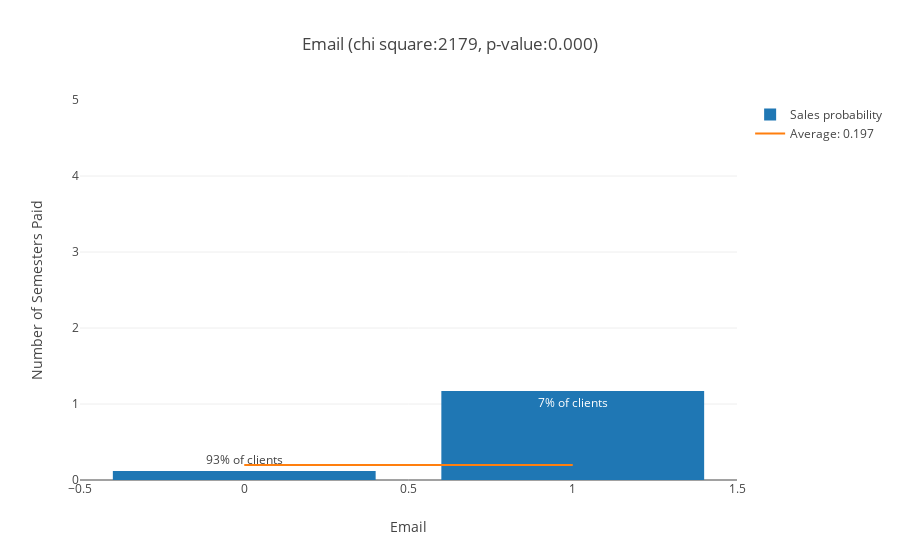

The cell this chart's notebook holds for it:
### Markdown cell above
### Email ###

It indicates whether the client's email is available: 1 (yes), 0 (otherwise)

### Code cell
chi, pval, fig = analyze_feature('Email', db1)
scores['Email'] = (chi, pval)
iplot(fig)

### Figure 1 — Plotly figure (JSON) as saved in the notebook; plotly's stock layout.template omitted (floating-point values rounded to 4 significant figures)
{"data": [{"error_y": {"array": [0.6762, 1.771], "type": "data", "visible": false}, "name": "Sales probability", "text": ["93% of clients", "7% of clients"], "type": "bar", "x": [0, 1], "y": [0.1191, 1.171]}, {"mode": "lines", "name": "Average: 0.197", "type": "scatter", "x": [0, 1], "y": [0.1974, 0.1974]}], "layout": {"barmode": "group", "title": "Email (chi square:2179, p-value:0.000)", "xaxis": {"title": "Email"}, "yaxis": {"range": [0, 5], "title": "Number of Semesters Paid"}}}
